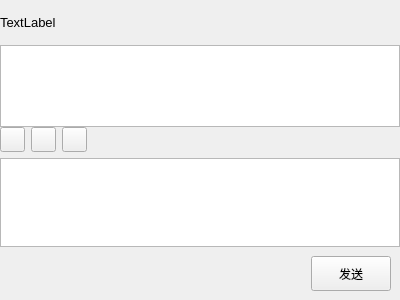
<?xml version="1.0" encoding="UTF-8"?>
<ui version="4.0">
 <class>ChatWidget</class>
 <widget class="QWidget" name="ChatWidget">
  <property name="geometry">
   <rect>
    <x>0</x>
    <y>0</y>
    <width>400</width>
    <height>300</height>
   </rect>
  </property>
  <property name="mouseTracking">
   <bool>true</bool>
  </property>
  <property name="windowTitle">
   <string>Form</string>
  </property>
  <property name="styleSheet">
   <string notr="true"/>
  </property>
  <layout class="QVBoxLayout" name="verticalLayout">
   <property name="spacing">
    <number>0</number>
   </property>
   <property name="leftMargin">
    <number>0</number>
   </property>
   <property name="topMargin">
    <number>0</number>
   </property>
   <property name="rightMargin">
    <number>0</number>
   </property>
   <property name="bottomMargin">
    <number>0</number>
   </property>
   <item>
    <widget class="QWidget" name="titleWidget" native="true">
     <property name="minimumSize">
      <size>
       <width>0</width>
       <height>45</height>
      </size>
     </property>
     <property name="mouseTracking">
      <bool>true</bool>
     </property>
     <property name="styleSheet">
      <string notr="true"/>
     </property>
     <layout class="QHBoxLayout" name="horizontalLayout">
      <property name="spacing">
       <number>0</number>
      </property>
      <property name="leftMargin">
       <number>0</number>
      </property>
      <property name="topMargin">
       <number>0</number>
      </property>
      <property name="rightMargin">
       <number>0</number>
      </property>
      <property name="bottomMargin">
       <number>0</number>
      </property>
      <item>
       <widget class="QLabel" name="userLabel">
        <property name="font">
         <font>
          <pointsize>10</pointsize>
         </font>
        </property>
        <property name="mouseTracking">
         <bool>true</bool>
        </property>
        <property name="text">
         <string>TextLabel</string>
        </property>
       </widget>
      </item>
     </layout>
    </widget>
   </item>
   <item>
    <widget class="QSplitter" name="splitter">
     <property name="cursor">
      <cursorShape>ArrowCursor</cursorShape>
     </property>
     <property name="orientation">
      <enum>Qt::Orientation::Vertical</enum>
     </property>
     <property name="handleWidth">
      <number>0</number>
     </property>
     <property name="childrenCollapsible">
      <bool>false</bool>
     </property>
     <widget class="QListWidget" name="chatMsgListWidget">
      <property name="horizontalScrollBarPolicy">
       <enum>Qt::ScrollBarPolicy::ScrollBarAlwaysOff</enum>
      </property>
     </widget>
     <widget class="QWidget" name="editMsgWidget" native="true">
      <property name="minimumSize">
       <size>
        <width>0</width>
        <height>120</height>
       </size>
      </property>
      <property name="maximumSize">
       <size>
        <width>16777215</width>
        <height>400</height>
       </size>
      </property>
      <layout class="QVBoxLayout" name="verticalLayout_2">
       <item>
        <widget class="QWidget" name="sendToolWidget" native="true">
         <layout class="QHBoxLayout" name="horizontalLayout_2">
          <property name="leftMargin">
           <number>0</number>
          </property>
          <property name="topMargin">
           <number>0</number>
          </property>
          <property name="rightMargin">
           <number>0</number>
          </property>
          <property name="bottomMargin">
           <number>0</number>
          </property>
          <item>
           <widget class="QPushButton" name="emojiButton">
            <property name="minimumSize">
             <size>
              <width>25</width>
              <height>25</height>
             </size>
            </property>
            <property name="maximumSize">
             <size>
              <width>25</width>
              <height>25</height>
             </size>
            </property>
            <property name="mouseTracking">
             <bool>true</bool>
            </property>
            <property name="text">
             <string/>
            </property>
            <property name="icon">
             <iconset resource="../../qrc.qrc">
              <normaloff>:/res/img/Shocked.png</normaloff>:/res/img/Shocked.png</iconset>
            </property>
            <property name="iconSize">
             <size>
              <width>20</width>
              <height>20</height>
             </size>
            </property>
           </widget>
          </item>
          <item>
           <widget class="QPushButton" name="imgButton">
            <property name="minimumSize">
             <size>
              <width>25</width>
              <height>25</height>
             </size>
            </property>
            <property name="maximumSize">
             <size>
              <width>25</width>
              <height>25</height>
             </size>
            </property>
            <property name="text">
             <string/>
            </property>
            <property name="icon">
             <iconset resource="../../qrc.qrc">
              <normaloff>:/res/img/Image.png</normaloff>:/res/img/Image.png</iconset>
            </property>
            <property name="iconSize">
             <size>
              <width>20</width>
              <height>20</height>
             </size>
            </property>
           </widget>
          </item>
          <item>
           <widget class="QPushButton" name="fileButton">
            <property name="minimumSize">
             <size>
              <width>25</width>
              <height>25</height>
             </size>
            </property>
            <property name="maximumSize">
             <size>
              <width>25</width>
              <height>25</height>
             </size>
            </property>
            <property name="text">
             <string/>
            </property>
            <property name="icon">
             <iconset resource="../../qrc.qrc">
              <normaloff>:/res/img/Folder.png</normaloff>:/res/img/Folder.png</iconset>
            </property>
            <property name="iconSize">
             <size>
              <width>20</width>
              <height>20</height>
             </size>
            </property>
           </widget>
          </item>
          <item>
           <spacer name="horizontalSpacer">
            <property name="orientation">
             <enum>Qt::Orientation::Horizontal</enum>
            </property>
            <property name="sizeHint" stdset="0">
             <size>
              <width>65</width>
              <height>20</height>
             </size>
            </property>
           </spacer>
          </item>
         </layout>
        </widget>
       </item>
       <item>
        <widget class="QTextEdit" name="msgTextEdit">
         <property name="font">
          <font>
           <pointsize>10</pointsize>
           <bold>false</bold>
          </font>
         </property>
        </widget>
       </item>
      </layout>
     </widget>
    </widget>
   </item>
   <item>
    <widget class="QWidget" name="sendWidget" native="true">
     <property name="mouseTracking">
      <bool>true</bool>
     </property>
     <layout class="QHBoxLayout" name="horizontalLayout_5">
      <item>
       <spacer name="horizontalSpacer_2">
        <property name="orientation">
         <enum>Qt::Orientation::Horizontal</enum>
        </property>
        <property name="sizeHint" stdset="0">
         <size>
          <width>40</width>
          <height>20</height>
         </size>
        </property>
       </spacer>
      </item>
      <item>
       <widget class="QPushButton" name="sendButton">
        <property name="minimumSize">
         <size>
          <width>70</width>
          <height>35</height>
         </size>
        </property>
        <property name="text">
         <string>发送</string>
        </property>
       </widget>
      </item>
     </layout>
    </widget>
   </item>
  </layout>
 </widget>
 <resources>
  <include location="../../qrc.qrc"/>
 </resources>
 <connections/>
</ui>
